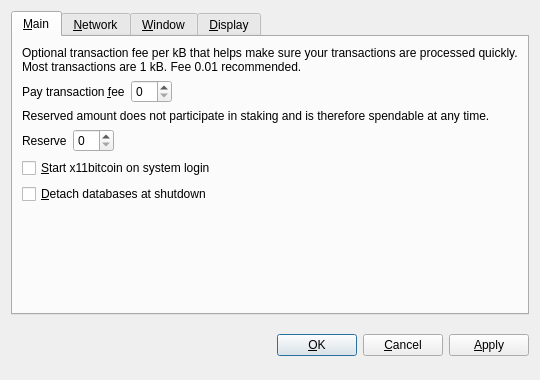
<?xml version="1.0" encoding="UTF-8"?>
<ui version="4.0">
 <class>OptionsDialog</class>
 <widget class="QDialog" name="OptionsDialog">
  <property name="geometry">
   <rect>
    <x>0</x>
    <y>0</y>
    <width>540</width>
    <height>380</height>
   </rect>
  </property>
  <property name="windowTitle">
   <string>Options</string>
  </property>
  <property name="modal">
   <bool>true</bool>
  </property>
  <layout class="QVBoxLayout" name="verticalLayout">
   <item>
    <widget class="QTabWidget" name="tabWidget">
     <property name="tabPosition">
      <enum>QTabWidget::North</enum>
     </property>
     <property name="currentIndex">
      <number>0</number>
     </property>
     <widget class="QWidget" name="tabMain">
      <attribute name="title">
       <string>&amp;Main</string>
      </attribute>
      <layout class="QVBoxLayout" name="verticalLayout_Main">
       <item>
        <widget class="QLabel" name="transactionFeeInfoLabel">
         <property name="text">
          <string>Optional transaction fee per kB that helps make sure your transactions are processed quickly. Most transactions are 1 kB. Fee 0.01 recommended.</string>
         </property>
         <property name="textFormat">
          <enum>Qt::PlainText</enum>
         </property>
         <property name="wordWrap">
          <bool>true</bool>
         </property>
        </widget>
       </item>
       <item>
        <layout class="QHBoxLayout" name="horizontalLayoutFee">
         <item>
          <widget class="QLabel" name="transactionFeeLabel">
           <property name="text">
            <string>Pay transaction &amp;fee</string>
           </property>
           <property name="textFormat">
            <enum>Qt::PlainText</enum>
           </property>
           <property name="buddy">
            <cstring>transactionFee</cstring>
           </property>
          </widget>
         </item>
         <item>
          <widget class="BitcoinAmountField" name="transactionFee"/>
         </item>
         <item>
          <spacer name="horizontalSpacerFee">
           <property name="orientation">
            <enum>Qt::Horizontal</enum>
           </property>
           <property name="sizeHint" stdset="0">
            <size>
             <width>40</width>
             <height>20</height>
            </size>
           </property>
          </spacer>
         </item>
        </layout>
       </item>
       <item>
        <widget class="QLabel" name="reserveBalanceInfoLabel">
         <property name="text">
          <string>Reserved amount does not participate in staking and is therefore spendable at any time.</string>
         </property>
         <property name="textFormat">
          <enum>Qt::PlainText</enum>
         </property>
         <property name="wordWrap">
          <bool>true</bool>
         </property>
        </widget>
       </item>
       <item>
        <layout class="QHBoxLayout" name="horizontalLayoutReserveBalance">
         <item>
          <widget class="QLabel" name="reserveBalanceLabel">
           <property name="text">
            <string>Reserve</string>
           </property>
           <property name="textFormat">
            <enum>Qt::PlainText</enum>
           </property>
           <property name="buddy">
            <cstring>reserveBalance</cstring>
           </property>
          </widget>
         </item>
         <item>
          <widget class="BitcoinAmountField" name="reserveBalance"/>
         </item>
         <item>
          <spacer name="horizontalSpacerReserveBalance">
           <property name="orientation">
            <enum>Qt::Horizontal</enum>
           </property>
           <property name="sizeHint" stdset="0">
            <size>
             <width>40</width>
             <height>20</height>
            </size>
           </property>
          </spacer>
         </item>
        </layout>
       </item>
       <item>
        <widget class="QCheckBox" name="bitcoinAtStartup">
         <property name="toolTip">
          <string>Automatically start x11bitcoin after logging in to the system.</string>
         </property>
         <property name="text">
          <string>&amp;Start x11bitcoin on system login</string>
         </property>
        </widget>
       </item>
       <item>
        <widget class="QCheckBox" name="detachDatabases">
         <property name="toolTip">
          <string>Detach block and address databases at shutdown. This means they can be moved to another data directory, but it slows down shutdown. The wallet is always detached.</string>
         </property>
         <property name="text">
          <string>&amp;Detach databases at shutdown</string>
         </property>
        </widget>
       </item>
       <item>
        <spacer name="verticalSpacer_Main">
         <property name="orientation">
          <enum>Qt::Vertical</enum>
         </property>
         <property name="sizeHint" stdset="0">
          <size>
           <width>20</width>
           <height>40</height>
          </size>
         </property>
        </spacer>
       </item>
      </layout>
     </widget>
     <widget class="QWidget" name="tabNetwork">
      <attribute name="title">
       <string>&amp;Network</string>
      </attribute>
      <layout class="QVBoxLayout" name="verticalLayout_Network">
       <item>
        <widget class="QCheckBox" name="mapPortUpnp">
         <property name="toolTip">
          <string>Automatically open the x11bitcoin client port on the router. This only works when your router supports UPnP and it is enabled.</string>
         </property>
         <property name="text">
          <string>Map port using &amp;UPnP</string>
         </property>
        </widget>
       </item>
       <item>
        <widget class="QCheckBox" name="connectSocks">
         <property name="toolTip">
          <string>Connect to the x11bitcoin network through a SOCKS proxy (e.g. when connecting through Tor).</string>
         </property>
         <property name="text">
          <string>&amp;Connect through SOCKS proxy:</string>
         </property>
        </widget>
       </item>
       <item>
        <layout class="QHBoxLayout" name="horizontalLayout_Network">
         <item>
          <widget class="QLabel" name="proxyIpLabel">
           <property name="text">
            <string>Proxy &amp;IP:</string>
           </property>
           <property name="textFormat">
            <enum>Qt::PlainText</enum>
           </property>
           <property name="buddy">
            <cstring>proxyIp</cstring>
           </property>
          </widget>
         </item>
         <item>
          <widget class="QValidatedLineEdit" name="proxyIp">
           <property name="maximumSize">
            <size>
             <width>140</width>
             <height>16777215</height>
            </size>
           </property>
           <property name="toolTip">
            <string>IP address of the proxy (e.g. 127.0.0.1)</string>
           </property>
          </widget>
         </item>
         <item>
          <widget class="QLabel" name="proxyPortLabel">
           <property name="text">
            <string>&amp;Port:</string>
           </property>
           <property name="textFormat">
            <enum>Qt::PlainText</enum>
           </property>
           <property name="buddy">
            <cstring>proxyPort</cstring>
           </property>
          </widget>
         </item>
         <item>
          <widget class="QLineEdit" name="proxyPort">
           <property name="maximumSize">
            <size>
             <width>55</width>
             <height>16777215</height>
            </size>
           </property>
           <property name="toolTip">
            <string>Port of the proxy (e.g. 9050)</string>
           </property>
          </widget>
         </item>
         <item>
          <widget class="QLabel" name="socksVersionLabel">
           <property name="text">
            <string>SOCKS &amp;Version:</string>
           </property>
           <property name="textFormat">
            <enum>Qt::PlainText</enum>
           </property>
           <property name="buddy">
            <cstring>socksVersion</cstring>
           </property>
          </widget>
         </item>
         <item>
          <widget class="QValueComboBox" name="socksVersion">
           <property name="toolTip">
            <string>SOCKS version of the proxy (e.g. 5)</string>
           </property>
          </widget>
         </item>
         <item>
          <spacer name="horizontalSpacer_Network">
           <property name="orientation">
            <enum>Qt::Horizontal</enum>
           </property>
           <property name="sizeHint" stdset="0">
            <size>
             <width>40</width>
             <height>20</height>
            </size>
           </property>
          </spacer>
         </item>
        </layout>
       </item>
       <item>
        <spacer name="verticalSpacer_Network">
         <property name="orientation">
          <enum>Qt::Vertical</enum>
         </property>
         <property name="sizeHint" stdset="0">
          <size>
           <width>20</width>
           <height>40</height>
          </size>
         </property>
        </spacer>
       </item>
      </layout>
     </widget>
     <widget class="QWidget" name="tabWindow">
      <attribute name="title">
       <string>&amp;Window</string>
      </attribute>
      <layout class="QVBoxLayout" name="verticalLayout_Window">
       <item>
        <widget class="QCheckBox" name="minimizeToTray">
         <property name="toolTip">
          <string>Show only a tray icon after minimizing the window.</string>
         </property>
         <property name="text">
          <string>&amp;Minimize to the tray instead of the taskbar</string>
         </property>
        </widget>
       </item>
       <item>
        <widget class="QCheckBox" name="minimizeOnClose">
         <property name="toolTip">
          <string>Minimize instead of exit the application when the window is closed. When this option is enabled, the application will be closed only after selecting Quit in the menu.</string>
         </property>
         <property name="text">
          <string>M&amp;inimize on close</string>
         </property>
        </widget>
       </item>
       <item>
        <spacer name="verticalSpacer_Window">
         <property name="orientation">
          <enum>Qt::Vertical</enum>
         </property>
         <property name="sizeHint" stdset="0">
          <size>
           <width>20</width>
           <height>40</height>
          </size>
         </property>
        </spacer>
       </item>
      </layout>
     </widget>
     <widget class="QWidget" name="tabDisplay">
      <attribute name="title">
       <string>&amp;Display</string>
      </attribute>
      <layout class="QVBoxLayout" name="verticalLayout_Display">
       <item>
        <layout class="QHBoxLayout" name="horizontalLayout_1_Display">
         <item>
          <widget class="QLabel" name="langLabel">
           <property name="text">
            <string>User Interface &amp;language:</string>
           </property>
           <property name="textFormat">
            <enum>Qt::PlainText</enum>
           </property>
           <property name="buddy">
            <cstring>lang</cstring>
           </property>
          </widget>
         </item>
         <item>
          <widget class="QValueComboBox" name="lang">
           <property name="toolTip">
            <string>The user interface language can be set here. This setting will take effect after restarting x11bitcoin.</string>
           </property>
          </widget>
         </item>
        </layout>
       </item>
       <item>
        <layout class="QHBoxLayout" name="horizontalLayout_2_Display">
         <item>
          <widget class="QLabel" name="unitLabel">
           <property name="text">
            <string>&amp;Unit to show amounts in:</string>
           </property>
           <property name="textFormat">
            <enum>Qt::PlainText</enum>
           </property>
           <property name="buddy">
            <cstring>unit</cstring>
           </property>
          </widget>
         </item>
         <item>
          <widget class="QValueComboBox" name="unit">
           <property name="toolTip">
            <string>Choose the default subdivision unit to show in the interface and when sending coins.</string>
           </property>
          </widget>
         </item>
        </layout>
       </item>
       <item>
        <widget class="QCheckBox" name="displayAddresses">
         <property name="toolTip">
          <string>Whether to show x11bitcoin addresses in the transaction list or not.</string>
         </property>
         <property name="text">
          <string>&amp;Display addresses in transaction list</string>
         </property>
        </widget>
       </item>
       <item>
        <widget class="QCheckBox" name="coinControlFeatures">
         <property name="toolTip">
          <string>Whether to show coin control features or not.</string>
         </property>
         <property name="text">
          <string>Display coin &amp;control features (experts only!)</string>
         </property>
        </widget>
       </item>
       <item>
        <spacer name="verticalSpacer_Display">
         <property name="orientation">
          <enum>Qt::Vertical</enum>
         </property>
         <property name="sizeHint" stdset="0">
          <size>
           <width>20</width>
           <height>40</height>
          </size>
         </property>
        </spacer>
       </item>
      </layout>
     </widget>
    </widget>
   </item>
   <item>
    <layout class="QHBoxLayout" name="horizontalLayout_Buttons">
     <item>
      <spacer name="horizontalSpacer_1">
       <property name="orientation">
        <enum>Qt::Horizontal</enum>
       </property>
       <property name="sizeHint" stdset="0">
        <size>
         <width>40</width>
         <height>48</height>
        </size>
       </property>
      </spacer>
     </item>
     <item>
      <widget class="QLabel" name="statusLabel">
       <property name="font">
        <font>
         <weight>75</weight>
         <bold>true</bold>
        </font>
       </property>
       <property name="text">
        <string/>
       </property>
       <property name="textFormat">
        <enum>Qt::PlainText</enum>
       </property>
       <property name="wordWrap">
        <bool>true</bool>
       </property>
      </widget>
     </item>
     <item>
      <spacer name="horizontalSpacer_2">
       <property name="orientation">
        <enum>Qt::Horizontal</enum>
       </property>
       <property name="sizeHint" stdset="0">
        <size>
         <width>40</width>
         <height>48</height>
        </size>
       </property>
      </spacer>
     </item>
     <item>
      <widget class="QPushButton" name="okButton">
       <property name="text">
        <string>&amp;OK</string>
       </property>
      </widget>
     </item>
     <item>
      <widget class="QPushButton" name="cancelButton">
       <property name="text">
        <string>&amp;Cancel</string>
       </property>
       <property name="autoDefault">
        <bool>false</bool>
       </property>
      </widget>
     </item>
     <item>
      <widget class="QPushButton" name="applyButton">
       <property name="text">
        <string>&amp;Apply</string>
       </property>
       <property name="autoDefault">
        <bool>false</bool>
       </property>
      </widget>
     </item>
    </layout>
   </item>
  </layout>
 </widget>
 <customwidgets>
  <customwidget>
   <class>BitcoinAmountField</class>
   <extends>QSpinBox</extends>
   <header>bitcoinamountfield.h</header>
  </customwidget>
  <customwidget>
   <class>QValueComboBox</class>
   <extends>QComboBox</extends>
   <header>qvaluecombobox.h</header>
  </customwidget>
  <customwidget>
   <class>QValidatedLineEdit</class>
   <extends>QLineEdit</extends>
   <header>qvalidatedlineedit.h</header>
  </customwidget>
 </customwidgets>
 <resources/>
 <connections/>
</ui>
